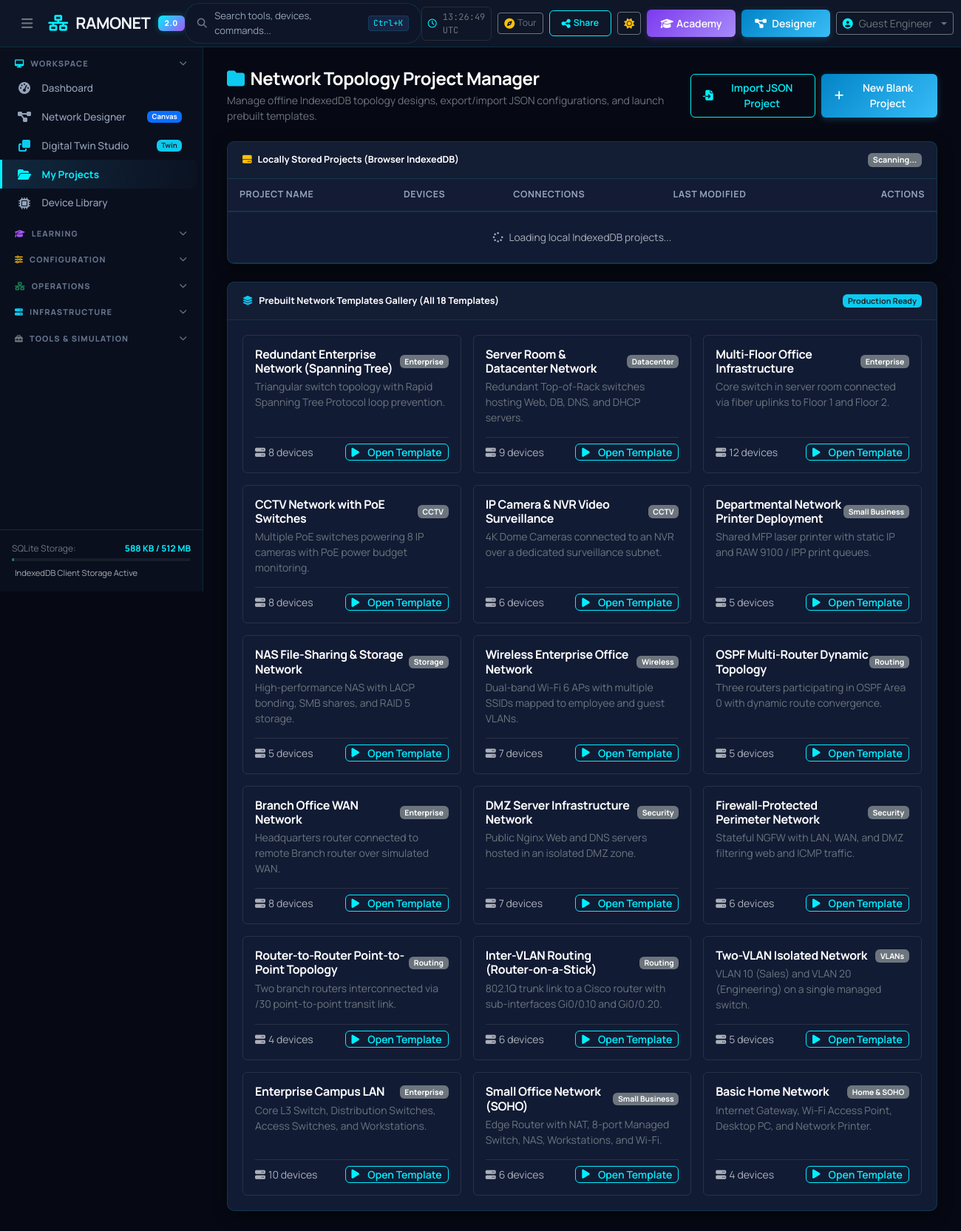
/projects/, run on the app's committed database.
### projects/models.py (models this page shows, shortened)
class NetworkProject(models.Model):
    user = models.ForeignKey(User, on_delete=models.CASCADE, null=True, blank=True, related_name='network_projects')
    name = models.CharField(max_length=128)
    slug = models.SlugField(max_length=128, blank=True)
    description = models.TextField(blank=True, default='')
    version = models.CharField(max_length=16, default='1.0.0')
    tags = models.JSONField(default=list, blank=True)
    device_count = models.PositiveIntegerField(default=0)
    connection_count = models.PositiveIntegerField(default=0)
    is_template = models.BooleanField(default=False)
    template_category = models.CharField(max_length=64, blank=True, default='')
    is_public = models.BooleanField(default=False)
    metadata = models.JSONField(default=dict, blank=True, help_text="Summary metadata only; topology data resides in IndexedDB")
    created_at = models.DateTimeField(auto_now_add=True)
    updated_at = models.DateTimeField(auto_now=True)
    class Meta:
        ordering = ['-updated_at']

### projects/views.py (the view)
# urls.py: path('', views.project_manager_view, name='manager'),
def project_manager_view(request):
    templates = NetworkProject.objects.filter(is_template=True)
    if request.user.is_authenticated:
        if request.user.is_staff or request.user.is_superuser:
            server_projects = NetworkProject.objects.filter(is_template=False)
        else:
            server_projects = NetworkProject.objects.filter(is_template=False).filter(
                models.Q(user=request.user) | models.Q(is_public=True)
            )
    else:
        server_projects = NetworkProject.objects.filter(is_template=False, is_public=True)
    context = {
        'templates': templates,
        'server_projects': server_projects,
        'page_title': 'Project Manager — Ramonet',
    }
    return render(request, 'projects/manager.html', context)

### accounts/context_processors.py (called while the page is built)
def ramonet_context(request):
    db_size_kb = 0
    db_path = settings.DATABASES['default']['NAME']
    if os.path.exists(db_path):
        db_size_kb = round(os.path.getsize(db_path) / 1024, 1)
    return {
        'APP_NAME': 'Ramonet',
        'APP_VERSION': '2.0.0',
        'APP_SUBTITLE': 'Enterprise Network Simulator & Learning Platform',
        'DB_SIZE_KB': db_size_kb,
        'PYTHONANYWHERE_STORAGE_LIMIT_MB': 512,
        'USER_PREFERENCES': {
            'theme': 'dark-navy',
            'sidebar_collapsed': False,
        }
    }

### templates/projects/manager.html (shortened to what this page needs)
{% extends 'base.html' %}
{% load static %}
{% block content %}
<div class="container-fluid px-0">
    <div class="d-flex align-items-center justify-content-between mb-4">
        <div>
            <h4 class="text-white fw-bold mb-1">
                <i class="fa-solid fa-folder text-info me-2"></i>Network Topology Project Manager
            </h4>
            <p class="text-secondary small mb-0">Manage offline IndexedDB topology designs, export/import JSON configurations, and launch prebuilt templates.</p>
        </div>
        <div class="d-flex gap-2">
            <button class="btn btn-outline-cyan btn-sm" id="btn-import-project-modal">
                <i class="fa-solid fa-file-import me-1"></i> Import JSON Project
            </button>
            <a href="{% url 'topology:designer' %}" class="btn btn-primary-blue btn-sm">
                <i class="fa-solid fa-plus me-1"></i> New Blank Project
            </a>
        </div>
    </div>
    <div class="ramonet-card mb-4">
        <div class="ramonet-card-header d-flex justify-content-between align-items-center">
            <span class="text-white fw-bold small"><i class="fa-solid fa-hard-drive text-warning me-2"></i>Locally Stored Projects (Browser IndexedDB)</span>
            <span class="badge bg-secondary" id="local-projects-counter">Scanning...</span>
        </div>
        <div class="table-responsive">
            <table class="table table-ramonet mb-0" id="local-projects-table">
                <thead>
                    <tr>
                        <th>Project Name</th>
                        <th>Devices</th>
                        <th>Connections</th>
                        <th>Last Modified</th>
                        <th class="text-end">Actions</th>
                    </tr>
                </thead>
                <tbody id="local-projects-tbody">
                    <tr>
                        <td colspan="5" class="text-center py-4 text-muted">
                            <i class="fa-solid fa-spinner fa-spin me-2"></i>Loading local IndexedDB projects...
                        </td>
                    </tr>
                </tbody>
            </table>
        </div>
    </div>
    <div class="ramonet-card">
        <div class="ramonet-card-header d-flex justify-content-between align-items-center">
            <span class="text-white fw-bold small"><i class="fa-solid fa-layer-group text-info me-2"></i>Prebuilt Network Templates Gallery (All 18 Templates)</span>
            <span class="badge bg-info text-dark">Production Ready</span>
        </div>
        <div class="ramonet-card-body">
            <div class="row g-3">
                {% for t in templates %}
                <div class="col-xl-4 col-md-6">
                    <div class="p-3 rounded bg-sidebar border border-secondary border-opacity-25 h-100 d-flex flex-column justify-content-between">
                        <div>
                            <div class="d-flex align-items-center justify-content-between mb-1">
                                <h6 class="text-white mb-0 fw-bold">{{ t.name }}</h6>
                                <span class="badge bg-secondary" style="font-size:0.65rem;">{{ t.template_category }}</span>
                            </div>
                            <p class="text-secondary small mb-3">{{ t.description }}</p>
                        </div>
                        <div class="d-flex align-items-center justify-content-between pt-2 border-top border-secondary border-opacity-25">
                            <small class="text-muted"><i class="fa-solid fa-server me-1"></i>{{ t.device_count }} devices</small>
                            <a href="{% url 'topology:designer' %}?template={{ t.name|urlencode }}" class="btn btn-sm btn-outline-cyan py-0 px-2">
                                <i class="fa-solid fa-play me-1"></i> Open Template
                            </a>
                        </div>
                    </div>
                </div>
                {% empty %}
                <div class="col-12 text-center text-muted py-4">No templates available.</div>
                {% endfor %}
            </div>
        </div>
    </div>
</div>
{% endblock %}

### static/css/ramonet-theme.css (style rules this page uses)
:root, [data-bs-theme="dark"] { --bg-main: #060913; --bg-sidebar: #0a0f1e; --bg-secondary: #0e1529; --bg-card: #121b34; --bg-surface-elevated: #182444; --primary-accent: #00f0ff; --primary-accent-rgb: 0, 240, 255; --primary-accent-hover: #38bdf8; --primary-glow: rgba(0, 240, 255, 0.28); --secondary-accent: #a855f7; --secondary-accent-rgb: 168, 85, 247; --secondary-glow: rgba(168, 85, 247, 0.25); --success: #10b981; --success-rgb: 16, 185, 129; --success-glow: rgba(16, 185, 129, 0.25); --warning: #fbbf24; --warning-rgb: 251, 191, 36; --warning-glow: rgba(251, 191, 36, 0.25); --error: #fb7185; --danger: #fb7185; --error-rgb: 251, 113, 133; --error-glow: rgba(251, 113, 133, 0.25); --text-main: #f1f5f9; --text-primary: #f1f5f9; --text-secondary: #94a3b8; --text-muted: #64748b; --border-color: rgba(0, 240, 255, 0.12); --border-subtle: rgba(0, 240, 255, 0.18); --border-accent: rgba(0, 240, 255, 0.35); --card-shadow: 0 4px 20px -2px rgba(0, 0, 0, 0.65), 0 0 1px rgba(0, 240, 255, 0.15); --card-shadow-hover: 0 10px 28px -4px rgba(0, 0, 0, 0.8), 0 0 16px var(--primary-glow); --sidebar-width: 275px; --sidebar-collapsed-width: 74px; --header-height: 64px; --font-sans: 'Manrope', -apple-system, BlinkMacSystemFont, "Segoe UI", Roboto, "Helvetica Neue", Arial, sans-serif; --font-mono: 'JetBrains Mono', 'Fira Code', Menlo, Monaco, Consolas, "Courier New", monospace; --radius-sm: 6px; --radius-md: 10px; --radius-lg: 14px; }
*, *::before, *::after { box-sizing: border-box; }
html, body { font-family: 'Manrope', -apple-system, BlinkMacSystemFont, "Segoe UI", Roboto, "Helvetica Neue", Arial, sans-serif; }
button, input, select, textarea, .form-control, .form-select, .btn, .card, .modal, .table, .navbar, .dropdown-menu, .nav, .nav-link, .badge, h1, h2, h3, h4, h5, h6, p, label, strong, b, em, small { font-family: 'Manrope', -apple-system, BlinkMacSystemFont, "Segoe UI", Roboto, "Helvetica Neue", Arial, sans-serif; }
body { background-color: var(--bg-main); color: var(--text-main); margin: 0; padding: 0; overflow-x: hidden; line-height: 1.5; -webkit-font-smoothing: antialiased; }
h1, h2, h3, h4, h5, h6 { color: var(--text-main); font-weight: 700; letter-spacing: -0.02em; }
.ramonet-card { background: var(--bg-card); border: 1px solid var(--border-color); border-radius: var(--radius-md); box-shadow: var(--card-shadow); transition: transform 0.2s cubic-bezier(0.16, 1, 0.3, 1), box-shadow 0.2s ease, border-color 0.2s ease; position: relative; overflow: hidden; }
.ramonet-card-header { background: rgba(21, 31, 53, 0.65); border-bottom: 1px solid var(--border-color); padding: 0.95rem 1.25rem; font-weight: 700; font-size: 0.9rem; display: flex; align-items: center; justify-content: space-between; }
.ramonet-card-body { padding: 1.25rem; }
.btn-primary-blue { background: linear-gradient(135deg, #0284C7, #38BDF8); color: #FFFFFF !important; border: none; font-weight: 600; padding: 0.5rem 1.15rem; border-radius: var(--radius-sm); box-shadow: 0 2px 10px rgba(56, 189, 248, 0.25); transition: all 0.2s cubic-bezier(0.16, 1, 0.3, 1); display: inline-flex; align-items: center; gap: 0.45rem; }
.btn-outline-cyan { border: 1px solid var(--primary-accent); color: var(--primary-accent) !important; background: transparent; font-weight: 600; padding: 0.45rem 1rem; border-radius: var(--radius-sm); transition: all 0.2s ease; display: inline-flex; align-items: center; gap: 0.45rem; }
.table-ramonet { color: var(--text-main); border-color: var(--border-color); }
.table-ramonet th { background: rgba(21, 31, 53, 0.5); color: var(--text-secondary); font-size: 0.78rem; text-transform: uppercase; letter-spacing: 0.05em; font-weight: 700; border-bottom: 2px solid var(--border-color); padding: 0.75rem 1rem; }
.table-ramonet td { background-color: transparent; padding: 0.85rem 1rem; border-bottom: 1px solid var(--border-color); font-size: 0.86rem; vertical-align: middle; }
.table-ramonet tbody tr { transition: background-color 0.15s ease; }

### data on the page
NetworkProject: name "Redundant Enterprise Network (Spanning Tree)", template_category "Enterprise", description "Triangular switch topology with Rapid Spanning Tree Protocol loop prevention.", device_count "8"
NetworkProject: name "Server Room & Datacenter Network", template_category "Datacenter", description "Redundant Top-of-Rack switches hosting Web, DB, DNS, and DHCP servers.", device_count "9"
NetworkProject: name "Multi-Floor Office Infrastructure", template_category "Enterprise", description "Core switch in server room connected via fiber uplinks to Floor 1 and Floor 2.", device_count "12"
NetworkProject: name "CCTV Network with PoE Switches", template_category "CCTV", description "Multiple PoE switches powering 8 IP cameras with PoE power budget monitoring.", device_count "8"
NetworkProject: name "IP Camera & NVR Video Surveillance", template_category "CCTV", description "4K Dome Cameras connected to an NVR over a dedicated surveillance subnet.", device_count "6"
NetworkProject: name "Departmental Network Printer Deployment", template_category "Small Business", description "Shared MFP laser printer with static IP and RAW 9100 / IPP print queues.", device_count "5"
NetworkProject: name "NAS File-Sharing & Storage Network", template_category "Storage", description "High-performance NAS with LACP bonding, SMB shares, and RAID 5 storage.", device_count "5"
NetworkProject: name "Wireless Enterprise Office Network", template_category "Wireless", description "Dual-band Wi-Fi 6 APs with multiple SSIDs mapped to employee and guest VLANs.", device_count "7"
NetworkProject: name "OSPF Multi-Router Dynamic Topology", template_category "Routing", description "Three routers participating in OSPF Area 0 with dynamic route convergence.", device_count "5"
NetworkProject: name "Branch Office WAN Network", template_category "Enterprise", description "Headquarters router connected to remote Branch router over simulated WAN.", device_count "8"
NetworkProject: name "DMZ Server Infrastructure Network", template_category "Security", description "Public Nginx Web and DNS servers hosted in an isolated DMZ zone.", device_count "7"
NetworkProject: name "Firewall-Protected Perimeter Network", template_category "Security", description "Stateful NGFW with LAN, WAN, and DMZ filtering web and ICMP traffic.", device_count "6"
NetworkProject: name "Router-to-Router Point-to-Point Topology", template_category "Routing", description "Two branch routers interconnected via /30 point-to-point transit link.", device_count "4"
NetworkProject: name "Inter-VLAN Routing (Router-on-a-Stick)", template_category "Routing", description "802.1Q trunk link to a Cisco router with sub-interfaces Gi0/0.10 and Gi0/0.20.", device_count "6"
NetworkProject: name "Two-VLAN Isolated Network", template_category "VLANs", description "VLAN 10 (Sales) and VLAN 20 (Engineering) on a single managed switch.", device_count "5"
NetworkProject: name "Enterprise Campus LAN", template_category "Enterprise", description "Core L3 Switch, Distribution Switches, Access Switches, and Workstations.", device_count "10"
NetworkProject: name "Small Office Network (SOHO)", template_category "Small Business", description "Edge Router with NAT, 8-port Managed Switch, NAS, Workstations, and Wi-Fi.", device_count "6"
NetworkProject: name "Basic Home Network", template_category "Home & SOHO", description "Internet Gateway, Wi-Fi Access Point, Desktop PC, and Network Printer.", device_count "4"

### other printed values
{{ request.user.username|default:"Guest Engineer" }} "Guest Engineer"
